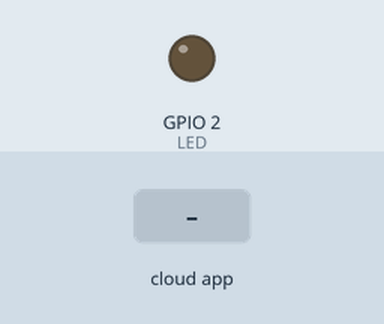
The sketch below on a simulated ESP32. On the bench: output pins drawn as LEDs (lit = HIGH). The inputs (shaded band) are chosen by the test bench. WiFi joins after 1.5 s; servers stay silent unless stated; the Firebase database answers and starts empty; what the sketch prints to the serial monitor is not drawn.

Above: at 2.7 s.
2.8 s: the phone or cloud app sets BULB_01 to ON
At 6.3 s:
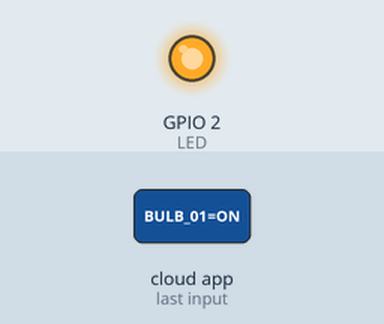
Timing chart, 0 to 7.8 s (numbered marks = the images above; inputs shaded):
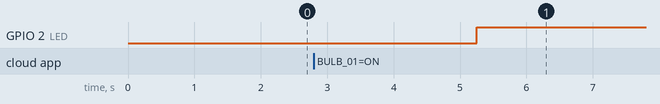

The sketch:

project.ino
```cpp
//This example shows how to read, store and update database using get, set, push and update functions.

#include <WiFi.h>
#include <FirebaseESP32.h>

#define WIFI_SSID "lap cua Dang"
#define WIFI_PASSWORD "12345678"

#define FIREBASE_HOST "https://iot-w4-3b820-default-rtdb.firebaseio.com/"

/** The database secret is obsoleted, please use other authentication methods,
 * see examples in the Authentications folder.
*/
#define FIREBASE_AUTH "9w4wis5DJpjSDrjcwV89Awrfl4t8RrsUSuMtePgW"

//Define FirebaseESP32 data object
FirebaseData fbdo;
int i;
int count;
#define LED 2


void setup()
{
  pinMode(LED, OUTPUT);
  Serial.begin(9600);

  WiFi.begin(WIFI_SSID, WIFI_PASSWORD);
  Serial.print("Connecting to Wi-Fi");
  while (WiFi.status() != WL_CONNECTED)
  {
    Serial.print(".");
    delay(300);
  }
  Serial.println();
  Serial.print("Connected with IP: ");
  Serial.println(WiFi.localIP());
  Serial.println();

  Firebase.begin(FIREBASE_HOST, FIREBASE_AUTH);
  Firebase.reconnectWiFi(true);

  //Set database read timeout to 1 minute (max 15 minutes)
  Firebase.setReadTimeout(fbdo, 1000 * 60);
  //tiny, small, medium, large and unlimited.
  //Size and its write timeout e.g. tiny (1s), small (10s), medium (30s) and large (60s).
  Firebase.setwriteSizeLimit(fbdo, "tiny");

}
void loop()
{
  if(count%3==0)
  {
  if(Firebase.getString(fbdo, "/TT_IoT/BULB_01"))
  {
    Serial.println("Download success: " + String(fbdo.stringData()));
    if(fbdo.stringData() == "ON")
      digitalWrite(LED, HIGH);
    else
      digitalWrite(LED, LOW);
  }else {
    Serial.println("Download fail: " + String(fbdo.stringData()));
  }
  }
  if(Firebase.setInt(fbdo,"/TT_IoT/COUNT", count))
    {
      Serial.println("success");
      Serial.println(count++);
    }
  else
      Serial.println("fail");

  delay(1000);
}
```

Measured:
- after the input at 2.8 s, GPIO 2 (LED): LOW → HIGH after 2.5 s
